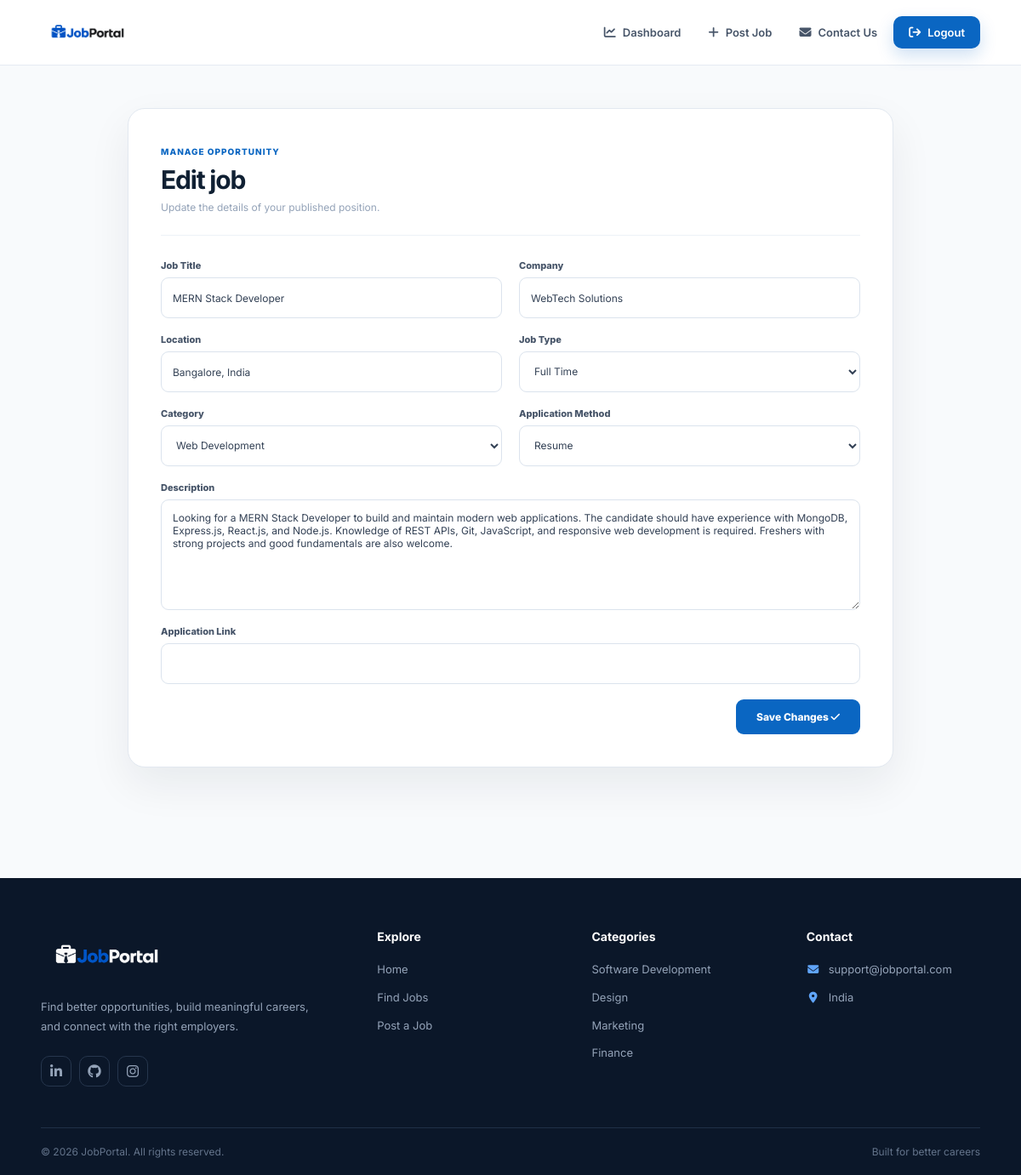
The page /edit-job/12 (signed in) on the database its author committed.
### jbportal/models.py (models this page shows, shortened)
class Job(models.Model):
    title = models.CharField(max_length=100)
    category = models.ForeignKey(Category, on_delete=models.CASCADE)
    job_type = models.ForeignKey(JobType, on_delete=models.CASCADE)
    description = models.TextField()
    location = models.CharField(max_length=100)
    company = models.CharField(max_length=100)
    posted_date = models.DateTimeField(auto_now_add=True)
    apply_type = models.CharField(max_length=10, choices=APPLY_TYPES, default='resume')
    apply_link = models.CharField(max_length=500, null=True, blank=True)
    added_by = models.ForeignKey('auth.User', on_delete=models.CASCADE)
    views = models.ManyToManyField(User, related_name='job_views', blank=True)
    status = models.CharField(max_length=10, choices=[('active', 'Active'), ('inactive', 'Inactive')], default='active')

### jbportal/views.py (the view, shortened to what this page needs)
# urls.py: path('edit-job/<int:id>', edit_job, name='edit_job'),
@login_required(login_url='login')
def edit_job(request, id):
    if not request.user.is_authenticated or request.user.profile.role != 'employer':
        return redirect('/access-denied')
    job = Job.objects.get(id=id, added_by=request.user)
    categories = Category.objects.all()
    job_types = JobType.objects.all()
    return render(request, 'edit-job.html', {'job':job, 'categories': categories, 'job_types': job_types})

### templates/edit-job.html (shortened to what this page needs)
{% extends 'base.html' %}{% load static %}{% block head %}<link rel="stylesheet" href="{% static 'css/edit-job.css' %}" />{% endblock%}{% block content %}
<section id="edit-job" class="form-page">
  <div id="edit-job-box" class="form-shell">
    <div class="form-header">
      <span class="eyebrow">Manage opportunity</span>
      <h1>Edit job</h1>
      <p>Update the details of your published position.</p>
    </div>
    <form method="edit">
      <div class="input-box">
        <label for="title">Job Title</label
        ><input type="text" name="title" id="title" value="{{ job.title }}" />
      </div>
      <div class="input-box">
        <label for="company">Company</label
        ><input
          type="text"
          name="company"
          id="company"
          value="{{ job.company }}"
        />
      </div>
      <div class="input-box">
        <label for="location">Location</label
        ><input
          type="text"
          name="location"
          id="location"
          value="{{ job.location }}"
        />
      </div>
      <div class="input-box">
        <label for="job_type">Job Type</label
        ><select name="job_type" id="job_type">
          {% for job_type in job_types %}
          <option value="{{ job_type.id }}">{{ job_type.name }}</option>
          {% endfor %}
        </select>
      </div>
      <div class="input-box">
        <label for="category">Category</label
        ><select name="category" id="category">
          {% for category in categories %}
          <option value="{{ category.id }}">{{ category.name }}</option>
          {% endfor %}
        </select>
      </div>
      <div class="input-box">
        <label for="apply-type">Application Method</label
        ><select name="apply_type" id="apply-type">
          <option value="resume">Resume</option>
        </select>
      </div>
      <div class="input-box">
        <label for="description">Description</label
        ><textarea name="description" id="description">
{{ job.description }}</textarea
        >
      </div>
      <div class="input-box" id="apply-link-box">
        <label for="apply-link">Application Link</label
        ><input type="url" name="apply_link" id="apply-link" />
      </div>
      <div class="form-action">
        <button type="submit" class="edit-job-btn">
          Save Changes <i class="fa-solid fa-check"></i>
        </button>
      </div>
    </form>
  </div>
</section>
{% endblock %}

### static/css/base.css (style rules this page uses)
:root { --primary: #0a66c2; --primary-dark: #004182; --ink: #102033; --muted: #64748b; --line: #e2e8f0; --surface: #fff; --soft: #f5f8fc; --shadow: 0 18px 50px rgba(15, 23, 42, 0.08); }
* { margin: 0; padding: 0; box-sizing: border-box; }
html { scroll-behavior: smooth; }
body { font-family: Inter, sans-serif; color: var(--ink); background: #f8fafc; min-height: 100vh; }
button, input, select, textarea { font: inherit; }
button { cursor: pointer; }

### static/css/edit-job.css (style rules this page uses)
body { background: #f8fafc; }
.form-page { width: min(900px, 92%); margin: auto; padding: 50px 0; }
.form-shell { background: #fff; border: 1px solid #e2e8f0; border-radius: 20px; box-shadow: 0 20px 50px rgba(15, 23, 42, 0.07); padding: 38px; }
.form-header { padding-bottom: 25px; border-bottom: 1px solid #edf2f7; margin-bottom: 28px; }
.form-header .eyebrow { color: #0a66c2; font-size: 10px; font-weight: 800; letter-spacing: 0.1em; text-transform: uppercase; }
.form-header h1 { font-size: 30px; letter-spacing: -0.04em; margin: 7px 0; }
.form-header p { font-size: 12px; color: #94a3b8; }
.form-shell form { display: grid; grid-template-columns: 1fr 1fr; gap: 0 20px; }
.form-shell .input-box { display: flex; flex-direction: column; margin-bottom: 18px; }
.form-shell .input-box label { font-size: 11px; font-weight: 800; color: #475569; margin-bottom: 7px; }
.form-shell .input-box input, .form-shell .input-box select, .form-shell .input-box textarea { width: 100%; border: 1px solid #dbe3ed; border-radius: 9px; outline: 0; background: #fff; color: #334155; padding: 0 13px; font-size: 12px; transition: 0.2s; }
.form-shell .input-box input, .form-shell .input-box select { height: 48px; }
.form-shell .input-box textarea { height: 130px; padding-top: 13px; resize: vertical; }
.form-shell .input-box:has(textarea), .form-shell #apply-link-box { grid-column: 1/-1; }
.form-action { grid-column: 1/-1; display: flex; justify-content: flex-end; }
.post-job-btn, .edit-job-btn { border: 0; border-radius: 9px; background: #0a66c2; color: #fff; padding: 13px 24px; font-size: 12px; font-weight: 800; }

### rows shown on the page
Job: title "MERN Stack Developer", company "WebTech Solutions", location "Bangalore, India", description "Looking for a MERN Stack Developer to build and maintain modern web applications. The candidate should have experience with MongoDB, Express.js, React.js, and Node.js. Knowledge of REST APIs, Git, JavaScript, and responsive web development is required. Freshers with strong projects and good fundamentals are also welcome."

### other values the page prints
form field job_type "Full Time"
form field category "Web Development"
